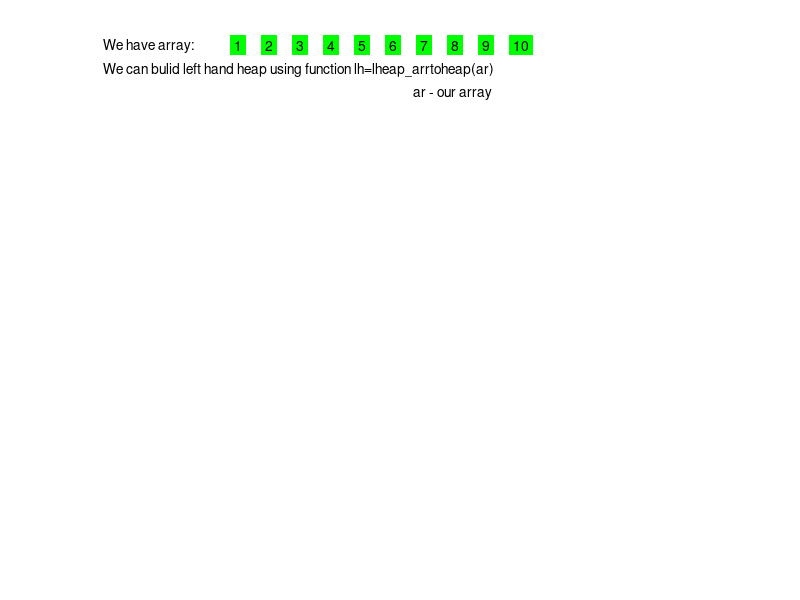

MATLAB code for this plot: (Note: this script raises an error after producing the figure.)
 
%graphic example for left-hand heaps;
%it illustrates basic functions for  left-hand heaps  
%  Svetlana Gagarinova  (c) 2005,2006

function lheap_example_graphics()
ar=[1 2 3 4 5 6 7 8 9 10];
n=10;
d=2;
%pauses
pn=2;px=4;
figure('Resize','off','NumberTitle','off','Name','lheap_example_graphics');
axis('manual');
axis('off');
hold on;
x=0;y=1;dx=0.05;
text(x,y,'We have array:');
for i=1:n
  text(x+0.21,y,num2str(ar(i)),'BackgroundColor',[0 1 0]);
  x=x+dx;
 end;
text(0,0.95,'We can bulid left hand heap using function lh=lheap\_arrtoheap(ar)');
text(0.5,0.9,'ar - our array');
pause(pn);

%Transform array to heap
lh=lheap_arrtoheap(ar);

%clf;
hold on;
%axis off;
text(0.1,0.8,'RESULT:');
bt.tree=lh.tree;
[a b c]=TreeToVect(bt); 
treeplot(a);
[x,y]=treelayout(a);
xy=zeros(1);
for i=1:n
  xy(i,1)=x(i);
  xy(i,2)=y(i);
end;  
treelabel(xy,b,c);
pause(px); 

clf; 
hold on;
axis off;
text(-0.1,1,'We can find element with minimal priority using function mf=lheap\_findminprior(lh)');
text(0.5,0.95,'lh - our heap, mf - minimal priority ');
treeplot(a);
[x,y]=treelayout(a);
for i=1:n
  xy(i,1)=x(i);
  xy(i,2)=y(i);
end;  
treelabel(xy,b,c);
pause(pn)

% Search minimal priority 
mf=lheap_findminprior(lh);

text(0.21,0.9,'RESULT');
xy=zeros(1,2);
xy(1,1)=x(1);xy(1,2)=y(1);
treelabel(xy,b(1,1),c(1,1),'Background',[1 0 0]);
pause(px); 

clf; 
hold on;
axis off;
text(-0.1,1,'We can delete element with minimal priority using function lh=lheap\_delminprior(lh)');
text(0.5,0.95,'lh - our heap');
treeplot(a);
[x,y]=treelayout(a);
for i=1:n
  xy(i,1)=x(i);
  xy(i,2)=y(i);
end;  
treelabel(xy,b,c);
pause(pn)

%Delete minimal priority
lh=lheap_delminprior(lh);
clf; 
hold on;
axis('off');
text(-0.1,1,'We can delete element with minimal priority using function lh=lheap\_delminprior(lh)');
text(0.5,0.95,'lh - our heap');
text(0.21,0.9,'RESULT');
a=zeros(1,n-1);
[a b c]= TreeToVect(lh);    
treeplot(a);
[x,y]=treelayout(a);
xy=zeros(n-1,2);
for i=1:n-1
  xy(i,1)=x(i);
  xy(i,2)=y(i);
end;  
treelabel(xy,b,c);
pause(px); 

%Find element with priority 5 and data 5
lh=lheap_find(lh,5,5);
clf; 
hold on;
axis('off');
text(-0.1,1,'We can find element with priority p and data d using function lh=lheap\_find(lh,d,p)');
text(0.21,0.95,'in this example p=5, d=5');
treeplot(a);
treelabel(xy,b,c);
pause(pn);
text(0.21,0.9,'RESULT');
xy=zeros(1,2);
num=CurInTreeToNum(lh);
xy(1,1)=x(num);xy(1,2)=y(num);
treelabel(xy,b(1,num),c(1,num),'Background',[1 0 0]);
pause(px); 
 
% and change priority of this element(new priority 4)
lh=lheap_decprior(lh,4);
clf; 
hold on;
axis('off');
text(-0.1,1,'and decrease priority of this element using function lh=lheap\_decprior(lh,p)');
text(0.21,0.95,'in this example p=4');
treeplot(a);
[x,y]=treelayout(a);
xy=zeros(n-1,2);
for i=1:n-1
  xy(i,1)=x(i);
  xy(i,2)=y(i);
end;  
treelabel(xy,b,c);
pause(pn);

clf; 
hold on;
axis('off');
text(-0.1,1,'and change priority of this element using function lh=lheap\_decprior(lh,p)');
text(0.21,0.95,'in this example p=4');
text(0.21,0.9,'RESULT');
a=zeros(1,n-1);
[a b c]=TreeToVect(lh);
treeplot(a);
[x,y]=treelayout(a);
xy=zeros(n-1,2);
for i=1:n-1
  xy(i,1)=x(i);
  xy(i,2)=y(i);
end;  
treelabel(xy,b,c);
pause(px); 

% input new element with data 7 and priority 5
lh=lheap_insert(lh,7,5);

clf; 
hold on;
axis('off');
text(-0.1,1,'We can insert new element with priority p and data d using function lh=lheap\_insert(lh,d,p)');
text(0.21,0.95,'in this example d=7,p=5');
treeplot(a);
treelabel(xy,b,c);
pause(pn);

clf; 
hold on;
axis('off');
text(-0.1,1,'We can insert new element with priority p and data d using function lh=lheap\_insert(lh,d,p)');
text(0.21,0.95,'in this example d=7,p=5');
text(0.21,0.9,'RESULT');
[a b c]=TreeToVect(lh);
treeplot(a);
[x,y]=treelayout(a);
for i=1:n
  xy(i,1)=x(i);
  xy(i,2)=y(i);
end;  
treelabel(xy,b,c);
pause(px); 

%Current size of heap
s=dheap_size(lh);
clf; 
hold on;
axis('off');
text(-0.1,1,'We can see size of heap in this moment using function s=lheap\_size(lh)');
text(0.21,0.95,'in this example s=');
treeplot(a);
treelabel(xy,b,c);
pause(pn);
text(0.45,0.95,num2str(s),'BackgroundColor',[0 1 0]);
pause(px);

%Merge 2 heaps
ar2=[12 13 14 15 16];
lh1=lheap_arrtoheap(ar2);

clf; 
hold on;
axis('off');
text(-0.1,1,'We can merge two heaps lh and lh1 using function lh=lheap\_merge(lh,lh1)');
text(0.21,0.95,'in this example lh - our heap from previews examples,');
treeplot(a);
treelabel(xy,b,c);
pause(pn);

clf; 
hold on;
axis('off');
text(-0.1,1,'We can merge two heaps lh and lh1 using function lh=lheap\_merge(lh,lh1)');
text(0.21,0.95,'lh1 - heap with elements 12,13,14,15,16');
a=zeros(5,1);
b=zeros(5,1);
c=zeros(5,1);
[a b c]=TreeToVect(lh1);
treeplot(a);
xy=zeros(5,2);
[x,y]=treelayout(a);
for i=1:5
  xy(i,1)=x(i);
  xy(i,2)=y(i);
end;  
treelabel(xy,b,c);
pause(pn); 

[lh lh1]=lheap_merge(lh,lh1);

clf; 
hold on;
axis('off');
text(-0.1,1,'We can merge two heaps lh and lh1 using function lh=lheap\_merge(lh,lh1)');
text(0.21,0.9,'RESULT');
[a b c]=TreeToVect(lh);
treeplot(a);
[x,y]=treelayout(a);
for i=1:(n+5)
  xy(i,1)=x(i);
  xy(i,2)=y(i);
end;  
treelabel(xy,b,c);
pause(px); 
